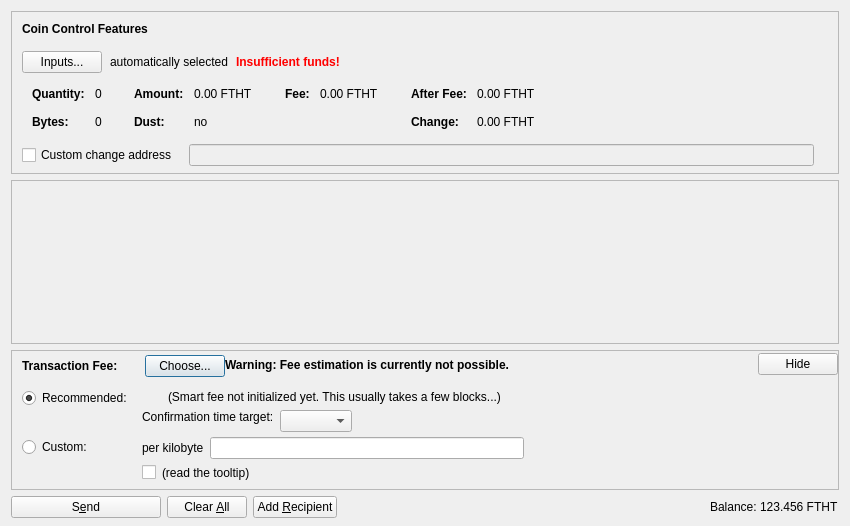
<?xml version="1.0" encoding="UTF-8"?>
<ui version="4.0">
 <class>SendCoinsDialog</class>
 <widget class="QDialog" name="SendCoinsDialog">
  <property name="geometry">
   <rect>
    <x>0</x>
    <y>0</y>
    <width>850</width>
    <height>526</height>
   </rect>
  </property>
  <property name="windowTitle">
   <string>Send Coins</string>
  </property>
  <layout class="QVBoxLayout" name="verticalLayout" stretch="0,1,0,0">
   <property name="bottomMargin">
    <number>8</number>
   </property>
   <item>
    <widget class="QFrame" name="frameCoinControl">
     <property name="sizePolicy">
      <sizepolicy hsizetype="Expanding" vsizetype="Expanding">
       <horstretch>0</horstretch>
       <verstretch>0</verstretch>
      </sizepolicy>
     </property>
     <property name="maximumSize">
      <size>
       <width>16777215</width>
       <height>16777215</height>
      </size>
     </property>
     <property name="frameShape">
      <enum>QFrame::StyledPanel</enum>
     </property>
     <property name="frameShadow">
      <enum>QFrame::Sunken</enum>
     </property>
     <layout class="QVBoxLayout" name="verticalLayoutCoinControl2">
      <property name="spacing">
       <number>0</number>
      </property>
      <property name="leftMargin">
       <number>0</number>
      </property>
      <property name="topMargin">
       <number>0</number>
      </property>
      <property name="rightMargin">
       <number>0</number>
      </property>
      <property name="bottomMargin">
       <number>6</number>
      </property>
      <item>
       <layout class="QVBoxLayout" name="verticalLayoutCoinControl" stretch="0,0,0,0,1">
        <property name="spacing">
         <number>0</number>
        </property>
        <property name="leftMargin">
         <number>10</number>
        </property>
        <property name="topMargin">
         <number>10</number>
        </property>
        <item>
         <layout class="QHBoxLayout" name="horizontalLayoutCoinControl1">
          <property name="bottomMargin">
           <number>15</number>
          </property>
          <item>
           <widget class="QLabel" name="labelCoinControlFeatures">
            <property name="sizePolicy">
             <sizepolicy hsizetype="Preferred" vsizetype="Maximum">
              <horstretch>0</horstretch>
              <verstretch>0</verstretch>
             </sizepolicy>
            </property>
            <property name="font">
             <font>
              <weight>75</weight>
              <bold>true</bold>
             </font>
            </property>
            <property name="styleSheet">
             <string notr="true">font-weight:bold;</string>
            </property>
            <property name="text">
             <string>Coin Control Features</string>
            </property>
           </widget>
          </item>
         </layout>
        </item>
        <item>
         <layout class="QHBoxLayout" name="horizontalLayoutCoinControl2" stretch="0,0,0,0">
          <property name="spacing">
           <number>8</number>
          </property>
          <property name="bottomMargin">
           <number>10</number>
          </property>
          <item>
           <widget class="QPushButton" name="pushButtonCoinControl">
            <property name="styleSheet">
             <string notr="true"/>
            </property>
            <property name="text">
             <string>Inputs...</string>
            </property>
            <property name="autoDefault">
             <bool>false</bool>
            </property>
           </widget>
          </item>
          <item>
           <widget class="QLabel" name="labelCoinControlAutomaticallySelected">
            <property name="text">
             <string>automatically selected</string>
            </property>
            <property name="margin">
             <number>5</number>
            </property>
           </widget>
          </item>
          <item>
           <widget class="QLabel" name="labelCoinControlInsuffFunds">
            <property name="font">
             <font>
              <weight>75</weight>
              <bold>true</bold>
             </font>
            </property>
            <property name="styleSheet">
             <string notr="true">color:red;font-weight:bold;</string>
            </property>
            <property name="text">
             <string>Insufficient funds!</string>
            </property>
            <property name="margin">
             <number>5</number>
            </property>
           </widget>
          </item>
          <item>
           <spacer name="horizontalSpacerCoinControl">
            <property name="orientation">
             <enum>Qt::Horizontal</enum>
            </property>
            <property name="sizeHint" stdset="0">
             <size>
              <width>40</width>
              <height>1</height>
             </size>
            </property>
           </spacer>
          </item>
         </layout>
        </item>
        <item>
         <widget class="QWidget" name="widgetCoinControl" native="true">
          <property name="sizePolicy">
           <sizepolicy hsizetype="Preferred" vsizetype="Preferred">
            <horstretch>0</horstretch>
            <verstretch>0</verstretch>
           </sizepolicy>
          </property>
          <property name="minimumSize">
           <size>
            <width>0</width>
            <height>0</height>
           </size>
          </property>
          <property name="styleSheet">
           <string notr="true"/>
          </property>
          <layout class="QHBoxLayout" name="horizontalLayoutCoinControl5">
           <property name="leftMargin">
            <number>0</number>
           </property>
           <property name="topMargin">
            <number>0</number>
           </property>
           <property name="rightMargin">
            <number>0</number>
           </property>
           <property name="bottomMargin">
            <number>0</number>
           </property>
           <item>
            <layout class="QHBoxLayout" name="horizontalLayoutCoinControl3" stretch="0,0,0,1">
             <property name="spacing">
              <number>20</number>
             </property>
             <property name="topMargin">
              <number>0</number>
             </property>
             <property name="bottomMargin">
              <number>10</number>
             </property>
             <item>
              <layout class="QFormLayout" name="formLayoutCoinControl1">
               <property name="horizontalSpacing">
                <number>10</number>
               </property>
               <property name="verticalSpacing">
                <number>14</number>
               </property>
               <property name="leftMargin">
                <number>10</number>
               </property>
               <property name="topMargin">
                <number>4</number>
               </property>
               <property name="rightMargin">
                <number>6</number>
               </property>
               <item row="0" column="0">
                <widget class="QLabel" name="labelCoinControlQuantityText">
                 <property name="font">
                  <font>
                   <weight>75</weight>
                   <bold>true</bold>
                  </font>
                 </property>
                 <property name="text">
                  <string>Quantity:</string>
                 </property>
                 <property name="margin">
                  <number>0</number>
                 </property>
                </widget>
               </item>
               <item row="0" column="1">
                <widget class="QLabel" name="labelCoinControlQuantity">
                 <property name="cursor">
                  <cursorShape>IBeamCursor</cursorShape>
                 </property>
                 <property name="contextMenuPolicy">
                  <enum>Qt::ActionsContextMenu</enum>
                 </property>
                 <property name="text">
                  <string notr="true">0</string>
                 </property>
                 <property name="margin">
                  <number>0</number>
                 </property>
                 <property name="textInteractionFlags">
                  <set>Qt::LinksAccessibleByMouse|Qt::TextSelectableByKeyboard|Qt::TextSelectableByMouse</set>
                 </property>
                </widget>
               </item>
               <item row="1" column="0">
                <widget class="QLabel" name="labelCoinControlBytesText">
                 <property name="font">
                  <font>
                   <weight>75</weight>
                   <bold>true</bold>
                  </font>
                 </property>
                 <property name="text">
                  <string>Bytes:</string>
                 </property>
                </widget>
               </item>
               <item row="1" column="1">
                <widget class="QLabel" name="labelCoinControlBytes">
                 <property name="cursor">
                  <cursorShape>IBeamCursor</cursorShape>
                 </property>
                 <property name="contextMenuPolicy">
                  <enum>Qt::ActionsContextMenu</enum>
                 </property>
                 <property name="text">
                  <string notr="true">0</string>
                 </property>
                 <property name="textInteractionFlags">
                  <set>Qt::LinksAccessibleByMouse|Qt::TextSelectableByKeyboard|Qt::TextSelectableByMouse</set>
                 </property>
                </widget>
               </item>
              </layout>
             </item>
             <item>
              <layout class="QFormLayout" name="formLayoutCoinControl2">
               <property name="horizontalSpacing">
                <number>10</number>
               </property>
               <property name="verticalSpacing">
                <number>14</number>
               </property>
               <property name="leftMargin">
                <number>6</number>
               </property>
               <property name="topMargin">
                <number>4</number>
               </property>
               <property name="rightMargin">
                <number>6</number>
               </property>
               <item row="0" column="0">
                <widget class="QLabel" name="labelCoinControlAmountText">
                 <property name="font">
                  <font>
                   <weight>75</weight>
                   <bold>true</bold>
                  </font>
                 </property>
                 <property name="text">
                  <string>Amount:</string>
                 </property>
                 <property name="margin">
                  <number>0</number>
                 </property>
                </widget>
               </item>
               <item row="0" column="1">
                <widget class="QLabel" name="labelCoinControlAmount">
                 <property name="cursor">
                  <cursorShape>IBeamCursor</cursorShape>
                 </property>
                 <property name="contextMenuPolicy">
                  <enum>Qt::ActionsContextMenu</enum>
                 </property>
                 <property name="text">
                  <string notr="true">0.00 FTHT</string>
                 </property>
                 <property name="textInteractionFlags">
                  <set>Qt::LinksAccessibleByMouse|Qt::TextSelectableByKeyboard|Qt::TextSelectableByMouse</set>
                 </property>
                </widget>
               </item>
               <item row="1" column="0">
                <widget class="QLabel" name="labelCoinControlLowOutputText">
                 <property name="font">
                  <font>
                   <weight>75</weight>
                   <bold>true</bold>
                  </font>
                 </property>
                 <property name="text">
                  <string>Dust:</string>
                 </property>
                </widget>
               </item>
               <item row="1" column="1">
                <widget class="QLabel" name="labelCoinControlLowOutput">
                 <property name="cursor">
                  <cursorShape>IBeamCursor</cursorShape>
                 </property>
                 <property name="contextMenuPolicy">
                  <enum>Qt::ActionsContextMenu</enum>
                 </property>
                 <property name="text">
                  <string notr="true">no</string>
                 </property>
                 <property name="textInteractionFlags">
                  <set>Qt::LinksAccessibleByMouse|Qt::TextSelectableByKeyboard|Qt::TextSelectableByMouse</set>
                 </property>
                </widget>
               </item>
              </layout>
             </item>
             <item>
              <layout class="QFormLayout" name="formLayoutCoinControl3">
               <property name="horizontalSpacing">
                <number>10</number>
               </property>
               <property name="verticalSpacing">
                <number>14</number>
               </property>
               <property name="leftMargin">
                <number>6</number>
               </property>
               <property name="topMargin">
                <number>4</number>
               </property>
               <property name="rightMargin">
                <number>6</number>
               </property>
               <item row="0" column="0">
                <widget class="QLabel" name="labelCoinControlFeeText">
                 <property name="font">
                  <font>
                   <weight>75</weight>
                   <bold>true</bold>
                  </font>
                 </property>
                 <property name="text">
                  <string>Fee:</string>
                 </property>
                 <property name="margin">
                  <number>0</number>
                 </property>
                </widget>
               </item>
               <item row="0" column="1">
                <widget class="QLabel" name="labelCoinControlFee">
                 <property name="cursor">
                  <cursorShape>IBeamCursor</cursorShape>
                 </property>
                 <property name="contextMenuPolicy">
                  <enum>Qt::ActionsContextMenu</enum>
                 </property>
                 <property name="text">
                  <string notr="true">0.00 FTHT</string>
                 </property>
                 <property name="textInteractionFlags">
                  <set>Qt::LinksAccessibleByMouse|Qt::TextSelectableByKeyboard|Qt::TextSelectableByMouse</set>
                 </property>
                </widget>
               </item>
              </layout>
             </item>
             <item>
              <layout class="QFormLayout" name="formLayoutCoinControl4">
               <property name="horizontalSpacing">
                <number>10</number>
               </property>
               <property name="verticalSpacing">
                <number>14</number>
               </property>
               <property name="leftMargin">
                <number>6</number>
               </property>
               <property name="topMargin">
                <number>4</number>
               </property>
               <property name="rightMargin">
                <number>6</number>
               </property>
               <item row="0" column="0">
                <widget class="QLabel" name="labelCoinControlAfterFeeText">
                 <property name="font">
                  <font>
                   <weight>75</weight>
                   <bold>true</bold>
                  </font>
                 </property>
                 <property name="text">
                  <string>After Fee:</string>
                 </property>
                 <property name="margin">
                  <number>0</number>
                 </property>
                </widget>
               </item>
               <item row="0" column="1">
                <widget class="QLabel" name="labelCoinControlAfterFee">
                 <property name="cursor">
                  <cursorShape>IBeamCursor</cursorShape>
                 </property>
                 <property name="contextMenuPolicy">
                  <enum>Qt::ActionsContextMenu</enum>
                 </property>
                 <property name="text">
                  <string notr="true">0.00 FTHT</string>
                 </property>
                 <property name="textInteractionFlags">
                  <set>Qt::LinksAccessibleByMouse|Qt::TextSelectableByKeyboard|Qt::TextSelectableByMouse</set>
                 </property>
                </widget>
               </item>
               <item row="1" column="0">
                <widget class="QLabel" name="labelCoinControlChangeText">
                 <property name="font">
                  <font>
                   <weight>75</weight>
                   <bold>true</bold>
                  </font>
                 </property>
                 <property name="text">
                  <string>Change:</string>
                 </property>
                </widget>
               </item>
               <item row="1" column="1">
                <widget class="QLabel" name="labelCoinControlChange">
                 <property name="cursor">
                  <cursorShape>IBeamCursor</cursorShape>
                 </property>
                 <property name="contextMenuPolicy">
                  <enum>Qt::ActionsContextMenu</enum>
                 </property>
                 <property name="text">
                  <string notr="true">0.00 FTHT</string>
                 </property>
                 <property name="textInteractionFlags">
                  <set>Qt::LinksAccessibleByMouse|Qt::TextSelectableByKeyboard|Qt::TextSelectableByMouse</set>
                 </property>
                </widget>
               </item>
              </layout>
             </item>
            </layout>
           </item>
          </layout>
         </widget>
        </item>
        <item>
         <layout class="QHBoxLayout" name="horizontalLayoutCoinControl4" stretch="0,0,0">
          <property name="spacing">
           <number>12</number>
          </property>
          <property name="sizeConstraint">
           <enum>QLayout::SetDefaultConstraint</enum>
          </property>
          <property name="topMargin">
           <number>5</number>
          </property>
          <property name="rightMargin">
           <number>5</number>
          </property>
          <item>
           <widget class="QCheckBox" name="checkBoxCoinControlChange">
            <property name="toolTip">
             <string>If this is activated, but the change address is empty or invalid, change will be sent to a newly generated address.</string>
            </property>
            <property name="text">
             <string>Custom change address</string>
            </property>
           </widget>
          </item>
          <item>
           <widget class="QValidatedLineEdit" name="lineEditCoinControlChange">
            <property name="enabled">
             <bool>false</bool>
            </property>
            <property name="sizePolicy">
             <sizepolicy hsizetype="Expanding" vsizetype="Fixed">
              <horstretch>0</horstretch>
              <verstretch>0</verstretch>
             </sizepolicy>
            </property>
           </widget>
          </item>
          <item>
           <widget class="QLabel" name="labelCoinControlChangeLabel">
            <property name="sizePolicy">
             <sizepolicy hsizetype="Preferred" vsizetype="Expanding">
              <horstretch>0</horstretch>
              <verstretch>0</verstretch>
             </sizepolicy>
            </property>
            <property name="minimumSize">
             <size>
              <width>0</width>
              <height>0</height>
             </size>
            </property>
            <property name="text">
             <string/>
            </property>
            <property name="margin">
             <number>3</number>
            </property>
           </widget>
          </item>
         </layout>
        </item>
        <item>
         <spacer name="verticalSpacerCoinControl">
          <property name="orientation">
           <enum>Qt::Vertical</enum>
          </property>
          <property name="sizeHint" stdset="0">
           <size>
            <width>800</width>
            <height>1</height>
           </size>
          </property>
         </spacer>
        </item>
       </layout>
      </item>
     </layout>
    </widget>
   </item>
   <item>
    <widget class="QScrollArea" name="scrollArea">
     <property name="widgetResizable">
      <bool>true</bool>
     </property>
     <widget class="QWidget" name="scrollAreaWidgetContents">
      <property name="geometry">
       <rect>
        <x>0</x>
        <y>0</y>
        <width>830</width>
        <height>104</height>
       </rect>
      </property>
      <layout class="QVBoxLayout" name="verticalLayout_2" stretch="0,1">
       <property name="leftMargin">
        <number>0</number>
       </property>
       <property name="topMargin">
        <number>0</number>
       </property>
       <property name="rightMargin">
        <number>0</number>
       </property>
       <property name="bottomMargin">
        <number>0</number>
       </property>
       <item>
        <layout class="QVBoxLayout" name="entries">
         <property name="spacing">
          <number>6</number>
         </property>
        </layout>
       </item>
       <item>
        <spacer name="verticalSpacer">
         <property name="orientation">
          <enum>Qt::Vertical</enum>
         </property>
         <property name="sizeHint" stdset="0">
          <size>
           <width>20</width>
           <height>40</height>
          </size>
         </property>
        </spacer>
       </item>
      </layout>
     </widget>
    </widget>
   </item>
   <item>
    <widget class="QFrame" name="frameFee">
     <property name="sizePolicy">
      <sizepolicy hsizetype="Expanding" vsizetype="Expanding">
       <horstretch>0</horstretch>
       <verstretch>0</verstretch>
      </sizepolicy>
     </property>
     <property name="maximumSize">
      <size>
       <width>16777215</width>
       <height>16777215</height>
      </size>
     </property>
     <property name="frameShape">
      <enum>QFrame::StyledPanel</enum>
     </property>
     <property name="frameShadow">
      <enum>QFrame::Sunken</enum>
     </property>
     <layout class="QVBoxLayout" name="verticalLayoutFee1">
      <property name="spacing">
       <number>0</number>
      </property>
      <property name="leftMargin">
       <number>0</number>
      </property>
      <property name="topMargin">
       <number>0</number>
      </property>
      <property name="rightMargin">
       <number>0</number>
      </property>
      <property name="bottomMargin">
       <number>0</number>
      </property>
      <item>
       <layout class="QVBoxLayout" name="verticalLayoutFee2" stretch="0,0,0">
        <property name="spacing">
         <number>0</number>
        </property>
        <property name="leftMargin">
         <number>10</number>
        </property>
        <property name="topMargin">
         <number>0</number>
        </property>
        <item>
         <layout class="QHBoxLayout" name="horizontalLayoutFee1">
          <property name="bottomMargin">
           <number>0</number>
          </property>
          <item>
           <layout class="QVBoxLayout" name="verticalLayoutFee7">
            <property name="spacing">
             <number>0</number>
            </property>
            <item>
             <spacer name="verticalSpacerSmartFee">
              <property name="orientation">
               <enum>Qt::Vertical</enum>
              </property>
              <property name="sizeType">
               <enum>QSizePolicy::Fixed</enum>
              </property>
              <property name="sizeHint" stdset="0">
               <size>
                <width>1</width>
                <height>4</height>
               </size>
              </property>
             </spacer>
            </item>
            <item>
             <layout class="QHBoxLayout" name="horizontalLayoutSmartFee">
              <property name="spacing">
               <number>10</number>
              </property>
              <item>
               <widget class="QLabel" name="labelFeeHeadline">
                <property name="sizePolicy">
                 <sizepolicy hsizetype="Preferred" vsizetype="Maximum">
                  <horstretch>0</horstretch>
                  <verstretch>0</verstretch>
                 </sizepolicy>
                </property>
                <property name="font">
                 <font>
                  <weight>75</weight>
                  <bold>true</bold>
                 </font>
                </property>
                <property name="styleSheet">
                 <string notr="true">font-weight:bold;</string>
                </property>
                <property name="text">
                 <string>Transaction Fee:</string>
                </property>
               </widget>
              </item>
              <item>
               <widget class="QLabel" name="labelFeeMinimized">
                <property name="text">
                 <string/>
                </property>
               </widget>
              </item>
              <item>
               <widget class="QPushButton" name="buttonChooseFee">
                <property name="text">
                 <string>Choose...</string>
                </property>
               </widget>
              </item>
             </layout>
            </item>
            <item>
             <spacer name="verticalSpacer_5">
              <property name="orientation">
               <enum>Qt::Vertical</enum>
              </property>
              <property name="sizeHint" stdset="0">
               <size>
                <width>1</width>
                <height>1</height>
               </size>
              </property>
             </spacer>
            </item>
           </layout>
          </item>
          <item>
           <widget class="QLabel" name="fallbackFeeWarningLabel">
            <property name="toolTip">
             <string>Using the fallbackfee can result in sending a transaction that will take several hours or days (or never) to confirm. Consider choosing your fee manually or wait until you have validated the complete chain.</string>
            </property>
            <property name="font">
            <font>
                <weight>75</weight>
                <bold>true</bold>
            </font>
            </property>
            <property name="text">
             <string>Warning: Fee estimation is currently not possible.</string>
            </property>
            <property name="wordWrap">
             <bool>false</bool>
            </property>
           </widget>
          </item>
          <item>
           <spacer name="horizontalSpacer_4">
            <property name="orientation">
             <enum>Qt::Horizontal</enum>
            </property>
            <property name="sizeType">
             <enum>QSizePolicy::MinimumExpanding</enum>
            </property>
            <property name="sizeHint" stdset="0">
             <size>
              <width>40</width>
              <height>20</height>
             </size>
            </property>
           </spacer>
          </item>
          <item>
           <widget class="QPushButton" name="buttonMinimizeFee">
            <property name="toolTip">
             <string>collapse fee-settings</string>
            </property>
            <property name="text">
             <string>Hide</string>
            </property>
           </widget>
          </item>
         </layout>
        </item>
        <item>
         <widget class="QFrame" name="frameFeeSelection">
          <layout class="QVBoxLayout" name="verticalLayoutFee12">
           <property name="spacing">
            <number>0</number>
           </property>
           <property name="leftMargin">
            <number>0</number>
           </property>
           <property name="topMargin">
            <number>0</number>
           </property>
           <property name="rightMargin">
            <number>0</number>
           </property>
           <property name="bottomMargin">
            <number>0</number>
           </property>
           <item>
            <layout class="QGridLayout" name="gridLayoutFee">
             <property name="topMargin">
              <number>10</number>
             </property>
             <property name="bottomMargin">
              <number>4</number>
             </property>
             <property name="horizontalSpacing">
              <number>10</number>
             </property>
             <property name="verticalSpacing">
              <number>4</number>
             </property>
             <item row="1" column="1">
              <layout class="QVBoxLayout" name="verticalLayoutFee8">
               <property name="spacing">
                <number>6</number>
               </property>
               <item>
                <layout class="QHBoxLayout" name="horizontalLayoutFee13">
                 <item>
                  <widget class="QLabel" name="labelCustomPerKilobyte">
                   <property name="toolTip">
                    <string>If the custom fee is set to 1000 satoshis and the transaction is only 250 bytes, then &quot;per kilobyte&quot; only pays 250 satoshis in fee, while &quot;total at least&quot; pays 1000 satoshis. For transactions bigger than a kilobyte both pay by kilobyte.</string>
                   </property>
                   <property name="text">
                    <string>per kilobyte</string>
                   </property>
                  </widget>
                 </item>
                 <item>
                  <widget class="BitcoinAmountField" name="customFee"/>
                 </item>
                 <item>
                  <spacer name="horizontalSpacer_6">
                   <property name="orientation">
                    <enum>Qt::Horizontal</enum>
                   </property>
                   <property name="sizeHint" stdset="0">
                    <size>
                     <width>1</width>
                     <height>1</height>
                    </size>
                   </property>
                  </spacer>
                 </item>
                </layout>
               </item>
               <item>
                <layout class="QHBoxLayout" name="horizontalLayoutFee8">
                 <item>
                  <widget class="QCheckBox" name="checkBoxMinimumFee">
                   <property name="toolTip">
                    <string>Paying only the minimum fee is just fine as long as there is less transaction volume than space in the blocks. But be aware that this can end up in a never confirming transaction once there is more demand for fuckthemheggiescoin transactions than the network can process.</string>
                   </property>
                   <property name="text">
                    <string/>
                   </property>
                  </widget>
                 </item>
                 <item>
                  <widget class="QLabel" name="labelMinFeeWarning">
                   <property name="enabled">
                    <bool>true</bool>
                   </property>
                   <property name="toolTip">
                    <string>Paying only the minimum fee is just fine as long as there is less transaction volume than space in the blocks. But be aware that this can end up in a never confirming transaction once there is more demand for fuckthemheggiescoin transactions than the network can process.</string>
                   </property>
                   <property name="text">
                    <string>(read the tooltip)</string>
                   </property>
                   <property name="margin">
                    <number>5</number>
                   </property>
                  </widget>
                 </item>
                 <item>
                  <spacer name="horizontalSpacer_2">
                   <property name="orientation">
                    <enum>Qt::Horizontal</enum>
                   </property>
                   <property name="sizeHint" stdset="0">
                    <size>
                     <width>1</width>
                     <height>1</height>
                    </size>
                   </property>
                  </spacer>
                 </item>
                </layout>
               </item>
              </layout>
             </item>
             <item row="0" column="0">
              <layout class="QVBoxLayout" name="verticalLayoutFee4" stretch="0,1">
               <item>
                <widget class="QRadioButton" name="radioSmartFee">
                 <property name="text">
                  <string>Recommended:</string>
                 </property>
                 <property name="checked">
                  <bool>true</bool>
                 </property>
                 <attribute name="buttonGroup">
                  <string notr="true">groupFee</string>
                 </attribute>
                </widget>
               </item>
               <item>
                <spacer name="verticalSpacer_2">
                 <property name="orientation">
                  <enum>Qt::Vertical</enum>
                 </property>
                 <property name="sizeHint" stdset="0">
                  <size>
                   <width>1</width>
                   <height>1</height>
                  </size>
                 </property>
                </spacer>
               </item>
              </layout>
             </item>
             <item row="1" column="0">
              <layout class="QVBoxLayout" name="verticalLayoutFee9" stretch="0,1">
               <item>
                <widget class="QRadioButton" name="radioCustomFee">
                 <property name="text">
                  <string>Custom:</string>
                 </property>
                 <attribute name="buttonGroup">
                  <string notr="true">groupFee</string>
                 </attribute>
                </widget>
               </item>
               <item>
                <spacer name="verticalSpacer_6">
                 <property name="orientation">
                  <enum>Qt::Vertical</enum>
                 </property>
                 <property name="sizeHint" stdset="0">
                  <size>
                   <width>1</width>
                   <height>1</height>
                  </size>
                 </property>
                </spacer>
               </item>
              </layout>
             </item>
             <item row="0" column="1">
              <layout class="QVBoxLayout" name="verticalLayoutFee3" stretch="0,0,1">
               <property name="spacing">
                <number>6</number>
               </property>
               <property name="topMargin">
                <number>2</number>
               </property>
               <item>
                <layout class="QHBoxLayout" name="horizontalLayoutFee12">
                 <item>
                  <widget class="QLabel" name="labelSmartFee">
                   <property name="text">
                    <string/>
                   </property>
                   <property name="margin">
                    <number>2</number>
                   </property>
                  </widget>
                 </item>
                 <item>
                  <widget class="QLabel" name="labelFeeEstimation">
                   <property name="text">
                    <string/>
                   </property>
                  </widget>
                 </item>
                 <item>
                  <widget class="QLabel" name="labelSmartFee2">
                   <property name="text">
                    <string>(Smart fee not initialized yet. This usually takes a few blocks...)</string>
                   </property>
                   <property name="margin">
                    <number>2</number>
                   </property>
                  </widget>
                 </item>
                 <item>
                  <spacer name="horizontalSpacer_5">
                   <property name="orientation">
                    <enum>Qt::Horizontal</enum>
                   </property>
                   <property name="sizeHint" stdset="0">
                    <size>
                     <width>1</width>
                     <height>1</height>
                    </size>
                   </property>
                  </spacer>
                 </item>
                </layout>
               </item>
               <item>
                <layout class="QHBoxLayout" name="horizontalLayoutFee9">
                 <item>
                  <layout class="QVBoxLayout" name="verticalLayoutFee6">
                   <item>
                    <widget class="QLabel" name="labelSmartFee3">
                     <property name="text">
                      <string>Confirmation time target:</string>
                     </property>
                     <property name="margin">
                      <number>2</number>
                     </property>
                    </widget>
                   </item>
                   <item>
                    <spacer name="verticalSpacer_3">
                     <property name="orientation">
                      <enum>Qt::Vertical</enum>
                     </property>
                     <property name="sizeHint" stdset="0">
                      <size>
                       <width>1</width>
                       <height>1</height>
                      </size>
                     </property>
                    </spacer>
                   </item>
                  </layout>
                 </item>
                 <item>
                  <layout class="QVBoxLayout" name="verticalLayoutFee5">
                   <property name="rightMargin">
                    <number>30</number>
                   </property>
                   <item>
                    <layout class="QHBoxLayout" name="horizontalLayoutConfTarget">
                     <property name="bottomMargin">
                      <number>0</number>
                     </property>
                     <item>
                      <widget class="QComboBox" name="confTargetSelector"/>
                     </item>
                     <item>
                      <spacer name="horizontalSpacerConfTarget">
                       <property name="orientation">
                        <enum>Qt::Horizontal</enum>
                       </property>
                       <property name="sizeHint" stdset="0">
                        <size>
                         <width>40</width>
                         <height>20</height>
                        </size>
                       </property>
                      </spacer>
                     </item>
                    </layout>
                   </item>
                  </layout>
                 </item>
                </layout>
               </item>
               <item>
                <spacer name="verticalSpacer_4">
                 <property name="orientation">
                  <enum>Qt::Vertical</enum>
                 </property>
                 <property name="sizeHint" stdset="0">
                  <size>
                   <width>1</width>
                   <height>1</height>
                  </size>
                 </property>
                </spacer>
               </item>
              </layout>
             </item>
            </layout>
           </item>
          </layout>
         </widget>
        </item>
        <item>
         <spacer name="verticalSpacerFee">
          <property name="orientation">
           <enum>Qt::Vertical</enum>
          </property>
          <property name="sizeHint" stdset="0">
           <size>
            <width>40</width>
            <height>5</height>
           </size>
          </property>
         </spacer>
        </item>
       </layout>
      </item>
     </layout>
    </widget>
   </item>
   <item>
    <layout class="QHBoxLayout" name="horizontalLayout">
     <item>
      <widget class="QPushButton" name="sendButton">
       <property name="minimumSize">
        <size>
         <width>150</width>
         <height>0</height>
        </size>
       </property>
       <property name="toolTip">
        <string>Confirm the send action</string>
       </property>
       <property name="text">
        <string>S&amp;end</string>
       </property>
       <property name="icon">
        <iconset resource="../bitcoin.qrc">
         <normaloff>:/icons/send</normaloff>:/icons/send</iconset>
       </property>
       <property name="autoDefault">
        <bool>false</bool>
       </property>
       <property name="default">
        <bool>false</bool>
       </property>
      </widget>
     </item>
     <item>
      <widget class="QPushButton" name="clearButton">
       <property name="sizePolicy">
        <sizepolicy hsizetype="Minimum" vsizetype="Fixed">
         <horstretch>0</horstretch>
         <verstretch>0</verstretch>
        </sizepolicy>
       </property>
       <property name="toolTip">
        <string>Clear all fields of the form.</string>
       </property>
       <property name="text">
        <string>Clear &amp;All</string>
       </property>
       <property name="icon">
        <iconset resource="../bitcoin.qrc">
         <normaloff>:/icons/remove</normaloff>:/icons/remove</iconset>
       </property>
       <property name="autoDefault">
        <bool>false</bool>
       </property>
      </widget>
     </item>
     <item>
      <widget class="QPushButton" name="addButton">
       <property name="toolTip">
        <string>Send to multiple recipients at once</string>
       </property>
       <property name="text">
        <string>Add &amp;Recipient</string>
       </property>
       <property name="icon">
        <iconset resource="../bitcoin.qrc">
         <normaloff>:/icons/add</normaloff>:/icons/add</iconset>
       </property>
       <property name="autoDefault">
        <bool>false</bool>
       </property>
      </widget>
     </item>
     <item>
      <spacer name="horizontalSpacer">
       <property name="orientation">
        <enum>Qt::Horizontal</enum>
       </property>
       <property name="sizeHint" stdset="0">
        <size>
         <width>40</width>
         <height>20</height>
        </size>
       </property>
      </spacer>
     </item>
     <item>
      <layout class="QHBoxLayout" name="horizontalLayout_2">
       <property name="spacing">
        <number>3</number>
       </property>
       <item>
        <widget class="QLabel" name="label">
         <property name="sizePolicy">
          <sizepolicy hsizetype="Preferred" vsizetype="Fixed">
           <horstretch>0</horstretch>
           <verstretch>0</verstretch>
          </sizepolicy>
         </property>
         <property name="text">
          <string>Balance:</string>
         </property>
        </widget>
       </item>
       <item>
        <widget class="QLabel" name="labelBalance">
         <property name="sizePolicy">
          <sizepolicy hsizetype="Preferred" vsizetype="Fixed">
           <horstretch>0</horstretch>
           <verstretch>0</verstretch>
          </sizepolicy>
         </property>
         <property name="cursor">
          <cursorShape>IBeamCursor</cursorShape>
         </property>
         <property name="text">
          <string notr="true">123.456 FTHT</string>
         </property>
         <property name="textInteractionFlags">
          <set>Qt::LinksAccessibleByMouse|Qt::TextSelectableByKeyboard|Qt::TextSelectableByMouse</set>
         </property>
        </widget>
       </item>
      </layout>
     </item>
    </layout>
   </item>
  </layout>
 </widget>
 <customwidgets>
  <customwidget>
   <class>QValidatedLineEdit</class>
   <extends>QLineEdit</extends>
   <header>qvalidatedlineedit.h</header>
  </customwidget>
  <customwidget>
   <class>BitcoinAmountField</class>
   <extends>QLineEdit</extends>
   <header>bitcoinamountfield.h</header>
   <container>1</container>
  </customwidget>
 </customwidgets>
 <resources>
  <include location="../bitcoin.qrc"/>
 </resources>
 <connections/>
 <buttongroups>
  <buttongroup name="groupFee"/>
 </buttongroups>
</ui>
